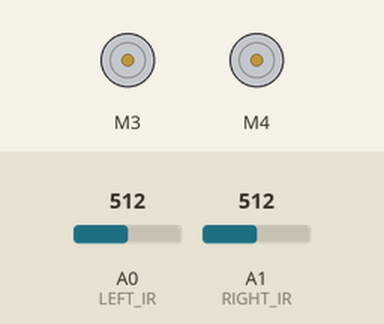
This sketch was run on a simulated Arduino Uno, built with avr-gcc and run on an emulated ATmega328P. Shown: 2 × DC motor (green arrow = forward, orange = backward, longer = faster). The inputs (shaded band) are chosen by the test bench; at power-on: A0 (LEFT_IR) = 512, A1 (RIGHT_IR) = 512.

Above: at 1.2 s.
1.3 s: A0 (LEFT_IR) set to 317
2.8 s: A0 (LEFT_IR) set to 291
At 3.8 s:
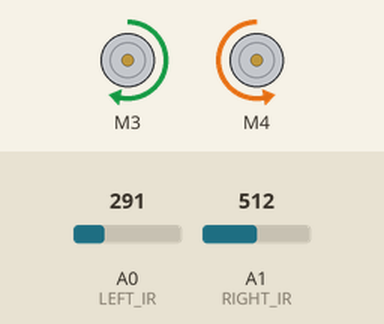
4.4 s: A1 (RIGHT_IR) set to 310
5.9 s: A1 (RIGHT_IR) set to 292
At 6.5 s:
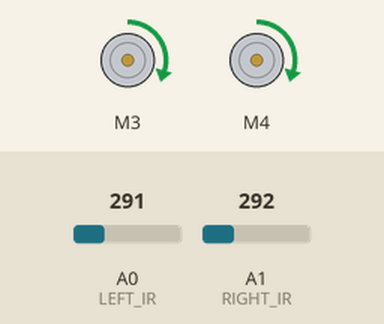
7.5 s: A0 (LEFT_IR) set to 306
At 8.6 s:
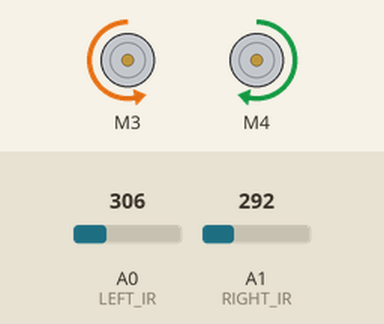
9.1 s: A0 (LEFT_IR) set to 290
At 9.7 s:
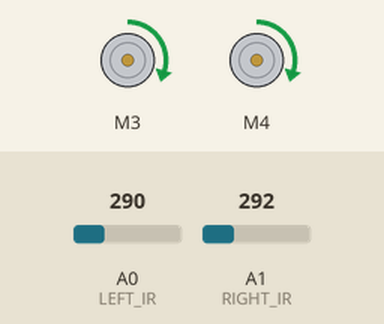
Timing chart, 0 to 11.7 s (numbered marks = the images above; inputs shaded):
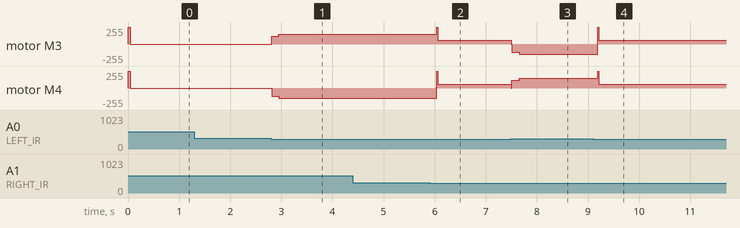

The sketch:

linefollowergit.ino
```cpp
/*
Library used: Adafruit Motor Shield library V1 version: 1.0.1
For this code to run as expected:
1.The centre to centre distance between the Line sensors should be 11 to 11.5 cm
2. The width of black tape should be 4.8 to 5 cm
3. The distance of the sensor LED from the flat ground surface should be 2 cm.
*/
#include <AFMotor.h>
// MACROS for Debug print, while calibrating set its value to 1 else keep it 0
#define DEBUG_PRINT 0
// MACROS for Analog Input
#define LEFT_IR A0
#define RIGHT_IR A1
// MACROS to control the Robot
#define DETECT_LIMIT 300
#define FORWARD_SPEED 60
#define TURN_SHARP_SPEED 150
#define TURN_SLIGHT_SPEED 120
#define DELAY_AFTER_TURN 140
#define BEFORE_TURN_DELAY 10
// BO Motor control related data here
// Here motors are running using M3 and M4 of the shield and Left Motor is connected to M3 and Right Motor is connected to M4 using IC2 of the shield
AF_DCMotor motorL(3);  // Uses PWM0B pin of Arduino Pin 5 for Enable
AF_DCMotor motorR(4);  // Uses PWM0A pin of Arduino Pin 6 for Enable
// variables to store the analog values
int left_value;
int right_value;
// Set the last direction to Stop
char lastDirection = 'S';
void setup() {
#if DEBUG_PRINT
  Serial.begin(9600);
#endif
  // Set the current speed of Left Motor to 0
  motorL.setSpeed(0);
  // turn on motor
  motorL.run(RELEASE);
  // Set the current speed of Right Motor to 0
  motorR.setSpeed(0);
  // turn off motor
  motorR.run(RELEASE);
  // To provide starting push to Robot these values are set
  motorR.run(FORWARD);
  motorL.run(FORWARD);
  motorL.setSpeed(255);
  motorR.setSpeed(255);
  delay(40);  // delay of 40 ms
}
void loop() {
  left_value = analogRead(LEFT_IR);
  right_value = analogRead(RIGHT_IR);
#if DEBUG_PRINT
  // This is for debugging. To check the analog inputs the DETECT_LIMIT MACRO value 300 is set by analysing the debug prints
  Serial.print(left_value);
  Serial.print(",");
  Serial.print(right_value);
  Serial.print(",");
  Serial.print(lastDirection);
  Serial.write(10);
#endif
  // Right Sensor detects black line and left does not detect
  if (right_value >= DETECT_LIMIT && !(left_value >= DETECT_LIMIT)) {
    turnRight();
  }
  // Left Sensor detects black line and right does not detect
  else if ((left_value >= DETECT_LIMIT) && !(right_value >= DETECT_LIMIT)) {
    turnLeft();
  }
  // both sensors doesn't detect black line
  else if (!(left_value >= DETECT_LIMIT) && !(right_value >= DETECT_LIMIT)) {
    moveForward();
  }
  // both sensors detect black line
  else if ((left_value >= DETECT_LIMIT) && (right_value >= DETECT_LIMIT)) {
    stop();
  }
}
void moveForward() {
  if (lastDirection != 'F') {
    // To provide starting push to Robot when last direction was not forward
    motorR.run(FORWARD);
    motorL.run(FORWARD);
    motorL.setSpeed(255);
    motorR.setSpeed(255);
    lastDirection = 'F';
    delay(20);
  } else {
    // If the last direction was forward
    motorR.run(FORWARD);
    motorL.run(FORWARD);
    motorL.setSpeed(FORWARD_SPEED);
    motorR.setSpeed(FORWARD_SPEED);
  }
}
void stop() {
  if (lastDirection != 'S') {
    // When stop is detected move further one time to check if its actual stop or not, needed when the robot turns
    motorR.run(FORWARD);
    motorL.run(FORWARD);
    motorL.setSpeed(255);
    motorR.setSpeed(255);
    lastDirection = 'S';
    delay(40);
  } else {
    // When stop is detected next time then stop the Robot
    motorL.setSpeed(0);
    motorR.setSpeed(0);
    motorL.run(RELEASE);
    motorR.run(RELEASE);
    lastDirection = 'S';
  }
}
void turnRight(void) {
  // If first time Right Turn is taken
  if (lastDirection != 'R') {
    lastDirection = 'R';
    // Stop the motor for some time
    motorL.setSpeed(0);
    motorR.setSpeed(0);
    delay(BEFORE_TURN_DELAY);
    // take Slight Right turn
    motorL.run(FORWARD);
    motorR.run(BACKWARD);
    motorL.setSpeed(TURN_SLIGHT_SPEED);
    motorR.setSpeed(TURN_SLIGHT_SPEED);
  } else {
    // take sharp Right turn
    motorL.run(FORWARD);
    motorR.run(BACKWARD);
    motorL.setSpeed(TURN_SHARP_SPEED);
    motorR.setSpeed(TURN_SHARP_SPEED);
  }
  delay(DELAY_AFTER_TURN);
}
void turnLeft() {
  // If first time Left Turn is taken
  if (lastDirection != 'L') {
    lastDirection = 'L';
    // Stop the motor for some time
    motorL.setSpeed(0);
    motorR.setSpeed(0);
    delay(BEFORE_TURN_DELAY);
    // take slight Left turn
    motorR.run(FORWARD);
    motorL.run(BACKWARD);
    motorL.setSpeed(TURN_SLIGHT_SPEED);
    motorR.setSpeed(TURN_SLIGHT_SPEED);
  } else {
    // take sharp Left turn
    motorR.run(FORWARD);
    motorL.run(BACKWARD);
    motorL.setSpeed(TURN_SHARP_SPEED);
    motorR.setSpeed(TURN_SHARP_SPEED);
  }
  delay(DELAY_AFTER_TURN);
}
```

Measured:
- the behaviour switches between 300 and 299 on A0 (LEFT_IR) (found by bisection; images 0 and 1)
- the behaviour switches between 300 and 299 on A1 (RIGHT_IR) (found by bisection; images 1 and 2)
- after the input at 1.3 s, every drawn part: stays the same
- after the input at 2.8 s, motor M3: stopped → forward 120/255 at once, → forward 150/255 0.14 s later; motor M4: stopped → backward 120/255 at once, → backward 150/255 0.14 s later
- after the input at 4.4 s, every drawn part: stays the same
- after the input at 5.9 s, motor M3: forward 150/255 → forward 60/255 after 0.14 s; motor M4: backward 150/255 → forward 60/255 after 0.14 s
- after the input at 7.5 s, motor M3: forward 60/255 → backward 120/255 at once, → backward 150/255 0.15 s later; motor M4: forward 60/255 → forward 120/255 at once, → forward 150/255 0.15 s later
- after the input at 9.1 s, motor M3: backward 150/255 → forward 60/255 after 0.09 s; motor M4: forward 150/255 → forward 60/255 after 0.09 s
